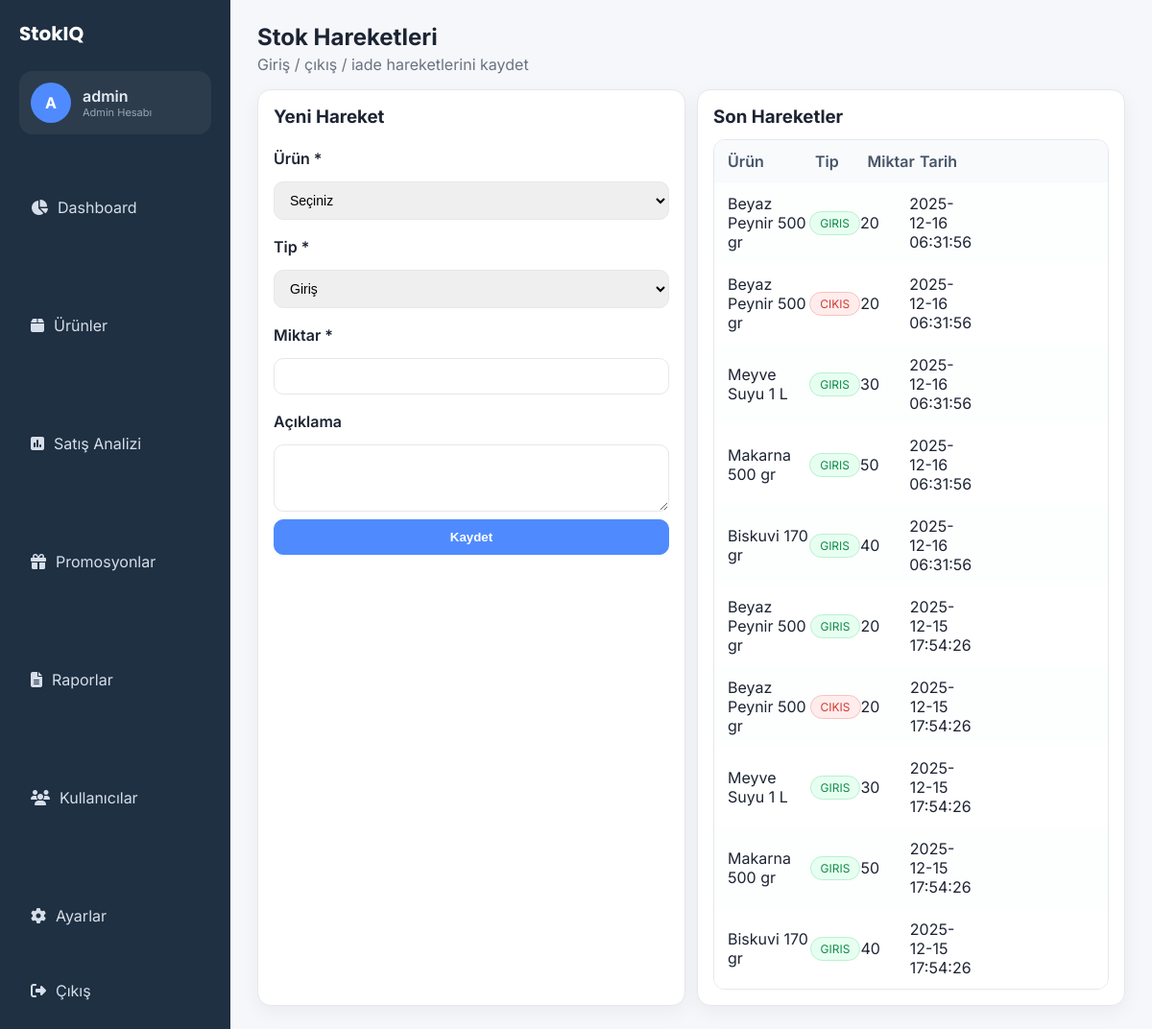
/stock_movements.php (signed in), run on the app's committed database.
### tables this page shows
CREATE TABLE IF NOT EXISTS `stok_hareketleri` (
  `hareket_id` int NOT NULL AUTO_INCREMENT,
  `urun_id` int NOT NULL,
  `tip` enum('GIRIS','CIKIS','IADE','SAYIM') NOT NULL,
  `miktar` int NOT NULL,
  `tarih` datetime NOT NULL DEFAULT CURRENT_TIMESTAMP,
  `aciklama` varchar(255) DEFAULT NULL,
  PRIMARY KEY (`hareket_id`),
  KEY `fk_hareket_urun` (`urun_id`)
);

CREATE TABLE IF NOT EXISTS `urunler` (
  `urun_id` int NOT NULL AUTO_INCREMENT,
  `barkod` varchar(50) DEFAULT NULL,
  `urun_adi` varchar(150) NOT NULL,
  `kategori_id` int NOT NULL,
  `alis_fiyat` decimal(10,2) DEFAULT NULL,
  `satis_fiyat` decimal(10,2) NOT NULL,
  `stok_miktar` int NOT NULL DEFAULT '0',
  `stok_alt_limit` int NOT NULL DEFAULT '0',
  `skt` date DEFAULT NULL,
  `birim` enum('adet','kg','lt') NOT NULL DEFAULT 'adet',
  `aktif_mi` tinyint(1) NOT NULL DEFAULT '1',
  PRIMARY KEY (`urun_id`),
  KEY `fk_urun_kategori` (`kategori_id`)
);

### public/stock_movements.php (the view, shortened to what this page needs)
<?php
require_once __DIR__ . '/layout.php';
$pdo = get_db_connection();
$rows = $pdo->query("
    SELECT h.*, u.urun_adi
    FROM stok_hareketleri h
    JOIN urunler u ON u.urun_id = h.urun_id
    ORDER BY h.tarih DESC
    LIMIT 20
")->fetchAll();
?>
<div class="grid two">
    <div class="card">
        <div class="card-header">
            <h3>Yeni Hareket</h3>
        </div>
        <form method="post" class="form">
            <label>Ürün *</label>
            <select name="urun_id" required>
                <option value="">Seçiniz</option>
            </select>
            <label>Tip *</label>
            <select name="tip" required>
                <option value="GIRIS">Giriş</option>
            </select>
            <label>Miktar *</label>
            <input type="number" name="miktar" min="1" required>
            <label>Açıklama</label>
            <textarea name="aciklama" rows="3"></textarea>
            <button class="btn primary" type="submit">Kaydet</button>
        </form>
    </div>
    <div class="card">
        <div class="card-header">
            <h3>Son Hareketler</h3>
        </div>
        <div class="table">
            <div class="table-head">
                <div>Ürün</div>
                <div>Tip</div>
                <div>Miktar</div>
                <div>Tarih</div>
            </div>
            <?php foreach ($rows as $r): ?>
                <div class="table-row">
                    <div><?php echo htmlspecialchars($r['urun_adi']); ?></div>
                    <div><span class="pill <?php echo $r['tip'] === 'CIKIS' ? 'danger' : 'success'; ?>"><?php echo $r['tip']; ?></span></div>
                    <div><?php echo (int)$r['miktar']; ?></div>
                    <div><?php echo $r['tarih']; ?></div>
                </div>
            <?php endforeach; ?>
        </div>
    </div>
</div>

### public/assets.css (style rules this page uses)
:root { --bg: #f5f7fb; --sidebar: #1f3042; --primary: #4f8bff; --primary-dark: #2f6ee6; --success: #2ebf6c; --warning: #f2a93b; --danger: #e74c3c; --info: #6c7ffb; --text: #1d2433; --muted: #6b7280; --card: #ffffff; --border: #e5e7eb; --radius: 14px; }
* { box-sizing: border-box; }
body { margin: 0; font-family: 'Inter', system-ui, -apple-system, sans-serif; background: var(--bg); color: var(--text); }
.card { background: var(--card); border-radius: var(--radius); padding: 16px; border: 1px solid var(--border); box-shadow: 0 6px 20px rgba(17,24,39,0.05); }
.card-header { display: flex; align-items: center; justify-content: space-between; margin-bottom: 12px; gap: 12px; }
.card-header h3 { margin: 0; }
.grid { display: grid; gap: 12px; }
.grid.two { grid-template-columns: repeat(auto-fit,minmax(320px,1fr)); }
.pill { display: inline-flex; align-items: center; gap: 6px; padding: 4px 10px; border-radius: 999px; font-size: 12px; border: 1px solid transparent; }
.pill.success { background: #e7fff1; color: #138a49; border-color: #b9f1cf; }
.pill.danger { background: #ffecec; color: #d13b30; border-color: #f9c3bd; }
.table { width: 100%; border: 1px solid var(--border); border-radius: 12px; overflow: hidden; }
.table-head, .table-row { display: grid; grid-template-columns: 2fr 1.2fr 1.2fr 1fr 1fr 1fr 1fr; padding: 12px 14px; align-items: center; }
.table-head { background: #f8fafc; font-weight: 600; color: #475569; }
.table-row:nth-child(odd) { background: #fff; }
.table-row:nth-child(even) { background: #fdfefe; }
.btn { display: inline-flex; align-items: center; justify-content: center; gap: 6px; padding: 10px 14px; border-radius: 10px; border: 1px solid var(--border); background: #fff; cursor: pointer; font-weight: 600; }
.btn.primary { background: var(--primary); color: #fff; border-color: var(--primary); }
input, select, textarea { width: 100%; padding: 10px 12px; border: 1px solid var(--border); border-radius: 10px; font-size: 14px; }
label { display: block; margin: 10px 0 6px; font-weight: 600; }
.form { display: grid; gap: 8px; }

### data on the page
stok_hareketleri: urun.urun_adi "Beyaz Peynir 500 gr", tip "GIRIS", miktar "20", tarih "2025-12-16 06:31:56"
stok_hareketleri: urun.urun_adi "Beyaz Peynir 500 gr", tip "CIKIS", miktar "20", tarih "2025-12-16 06:31:56"
stok_hareketleri: urun.urun_adi "Meyve Suyu 1 L", tip "GIRIS", miktar "30", tarih "2025-12-16 06:31:56"
stok_hareketleri: urun.urun_adi "Makarna 500 gr", tip "GIRIS", miktar "50", tarih "2025-12-16 06:31:56"
stok_hareketleri: urun.urun_adi "Biskuvi 170 gr", tip "GIRIS", miktar "40", tarih "2025-12-16 06:31:56"
stok_hareketleri: urun.urun_adi "Beyaz Peynir 500 gr", tip "GIRIS", miktar "20", tarih "2025-12-15 17:54:26"
stok_hareketleri: urun.urun_adi "Beyaz Peynir 500 gr", tip "CIKIS", miktar "20", tarih "2025-12-15 17:54:26"
stok_hareketleri: urun.urun_adi "Meyve Suyu 1 L", tip "GIRIS", miktar "30", tarih "2025-12-15 17:54:26"
stok_hareketleri: urun.urun_adi "Makarna 500 gr", tip "GIRIS", miktar "50", tarih "2025-12-15 17:54:26"
stok_hareketleri: urun.urun_adi "Biskuvi 170 gr", tip "GIRIS", miktar "40", tarih "2025-12-15 17:54:26"

### other printed values
$initial "A"
$displayName "admin"
$role "Admin"
$item['label'] "Dashboard"
$item['label'] "Ürünler"
$item['label'] "Satış Analizi"
$item['label'] "Promosyonlar"
$item['label'] "Raporlar"
$item['label'] "Kullanıcılar"
$item['label'] "Ayarlar"
$title "Stok Hareketleri"
$subtitle "Giriş / çıkış / iade hareketlerini kaydet"
